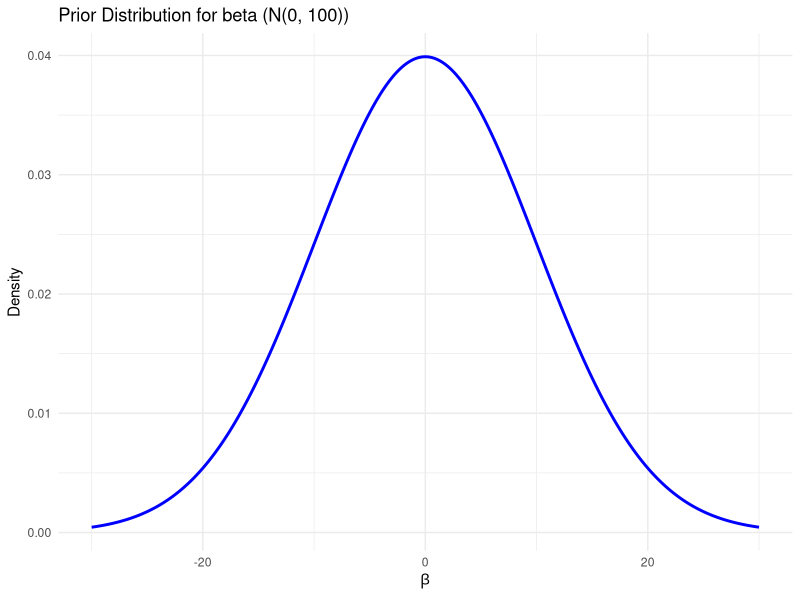

R code for this plot:
library(ggplot2)

#betas
x_beta <- seq(-30, 30, length.out = 1000)
beta_prior <- dnorm(x_beta, mean = 0, sd = sqrt(100))  # sd = sqrt(variance)

plt1 <- ggplot(data.frame(x = x_beta, y = beta_prior), aes(x = x, y = y)) +
  geom_line(color = "blue", size = 1) +
  labs(title = "Prior Distribution for beta (N(0, 100))",
       x = expression(beta),
       y = "Density") +
  theme_minimal()

#tao
x_tau <- seq(0, 10, length.out = 1000)
tau_prior <- dgamma(x_tau, shape = 0.01, rate = 0.01)

plt2 <- ggplot(data.frame(x = x_tau, y = tau_prior), aes(x = x, y = y)) +
  geom_line(color = "red", size = 1) +
  labs(title = "Prior Distribution for tao (Gamma(0.01, 0.01))",
       x = expression(tau),
       y = "Density") +
  theme_minimal()


plot(plt1)
# plot(plt2)